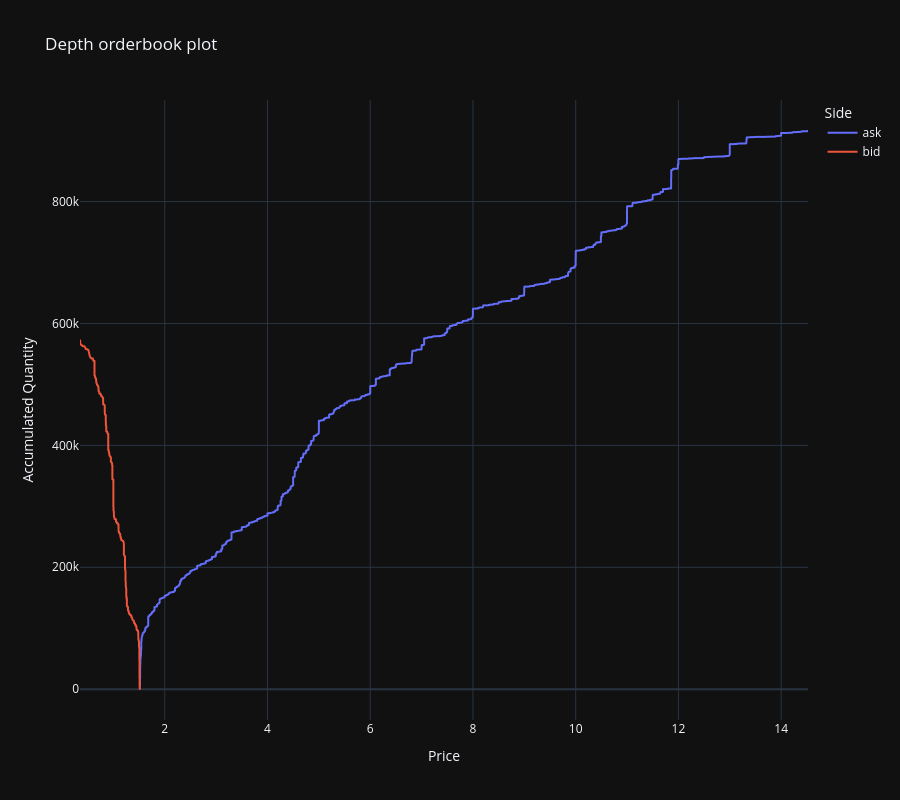

Write notebook code for a chart like this one.
### Markdown cell above
## Maker / Taker Buy Ratios

The maker/taker buy ratio measures aggression: a ratio above 1 means taker buyers dominate (bullish pressure), while below 1 means taker sellers dominate (bearish pressure). A rolling window smooths the ratio over time.

### Code cell
sym.plot_orderbook()

### Figure 1 — Plotly figure (JSON) as saved in the notebook; plotly's stock layout.template omitted (floating-point values rounded to 4 significant figures; data arrays with more than 128 entries replaced by an {"elided": "..."} marker saying what was removed)
{"data": [{"hovertemplate": "Side=ask<br>Price=%{x}<br>Accumulated Quantity=%{y}<extra></extra>", "legendgroup": "ask", "line": {"color": "#636efa", "dash": "solid"}, "marker": {"symbol": "circle"}, "mode": "lines", "name": "ask", "showlegend": true, "x": {"elided": "5000 float values"}, "xaxis": "x", "y": {"elided": "5000 float values"}, "yaxis": "y", "type": "scattergl"}, {"hovertemplate": "Side=bid<br>Price=%{x}<br>Accumulated Quantity=%{y}<extra></extra>", "legendgroup": "bid", "line": {"color": "#EF553B", "dash": "solid"}, "marker": {"symbol": "circle"}, "mode": "lines", "name": "bid", "showlegend": true, "x": {"elided": "585 float values"}, "xaxis": "x", "y": {"elided": "585 float values"}, "yaxis": "y", "type": "scattergl"}], "layout": {"xaxis": {"anchor": "y", "domain": [0, 1], "title": {"text": "Price"}}, "yaxis": {"anchor": "x", "domain": [0, 1], "title": {"text": "Accumulated Quantity"}}, "legend": {"title": {"text": "Side"}, "tracegroupgap": 0}, "title": {"text": "Depth orderbook plot"}, "height": 800}}
